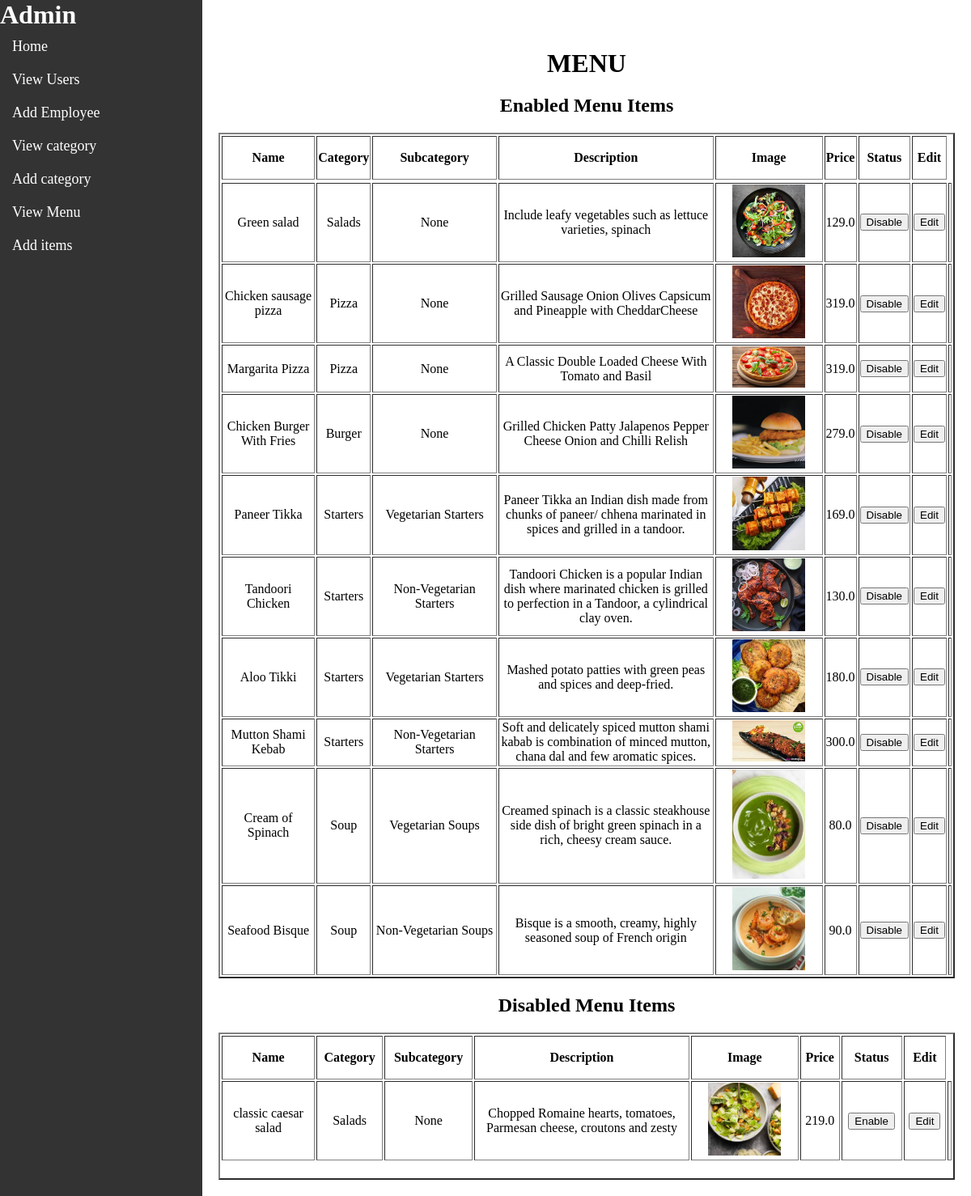
The app's page /a_view_menu with its own data.
### page1/models.py (models this page shows, shortened)
class Menutbl(models.Model):
    cid=models.ForeignKey(Category,null=True,on_delete=models.CASCADE)
    sub_category=models.ForeignKey(Subcategory,null=True,on_delete=models.CASCADE)
    name=models.CharField(max_length=50,null=False,blank=False)
    description=models.CharField(max_length=200,null=False,blank=False)
    image = models.ImageField(upload_to="images", null=False, blank=False)
    price=models.FloatField(null=False,blank=False)
    status=models.BooleanField(default=False)

class Category(models.Model):
    cid=models.IntegerField(primary_key=True,auto_created=True,)
    cname=models.CharField(max_length=50,null=False,blank=False)
    status=models.BooleanField(default=False)
    def __str__(self):
        return self.cname

class Subcategory(models.Model):
    cid=models.ForeignKey(Category,null=True,on_delete=models.CASCADE)
    scname=models.CharField( max_length=200,null=False,blank=False)
    def __str__(self):
        return self.scname

### page1/views.py (the view)
# urls.py: path('a_view_menu',views.a_view_menu,name="a_view_menu"),
def a_view_menu(request):
    items=Menutbl.objects.all()
    return render(request,'a_view_menu.html',{"items":items})

### templates/a_view_menu.html (shortened to what this page needs)
{% load static %}
<!DOCTYPE html>
<html>
<head>
</head>
<body>
    {% include 'a_sidebar.html' %}
    <div id="content">
    </div>
    <div id="content">
        <center><h1>MENU</h1></center>
        <center><h2>Enabled Menu Items</h2></center>
        <table align="center" height="550%" border=2px soid black>
            <tr>
                <th>Name</th>
                <th>Category</th>
                <th>Subcategory</th>
                <th>Description</th>
                <th>Image</th>
                <th>Price</th>
                <th>Status</th>
                <th>Edit</th>
            </tr>
            {% for item in items %}
            <tr>
                {% if item.status == 1%}
                <td width="13%">{{item.name}}</td>
                <td>{{item.cid}}</td>
                <td>{{item.sub_category}}</td>
                <td width="30%">{{item.description}}</td>
                <td width="15%"><img src="{{ item.image.url }}" alt="{{ item.name }}" width="70%"></td>
                <td>{{item.price}}</td>
                <td>
                    <form method="post" action="{% url 'a_status_menu' item.pk %}" name="disableitem" id="disableitem">
                        <button type="submit">Disable</button>
                    </form>
                </td>
                <td>
                    <form method="post" action="{% url 'a_edit_menu_item' item.pk %}" name="MenutblEditForm" id="MenutblEditForm">
                        <button type="submit">Edit</button>
                    </form>
                </td>
                <td><a href="#"></a></td>
                {% endif %}
            </tr>
            {% endfor %}
        </table>
        <center><h2>Disabled Menu Items</h2></center>
        <table align="center" height="550%" border=2px soid black>
            <tr>
                <th>Name</th>
                <th>Category</th>
                <th>Subcategory</th>
                <th>Description</th>
                <th>Image</th>
                <th>Price</th>
                <th>Status</th>
                <th>Edit</th>
            </tr>
            {% for item in items %}
            <tr>
                {% if item.status == 0 %}
                <td width="13%">{{item.name}}</td>
                <td>{{item.cid}}</td>
                <td>{{item.sub_category}}</td>
                <td width="30%">{{item.description}}</td>
                <td width="15%"><img src="{{ item.image.url }}" alt="{{ item.name }}" width="70%"></td>
                <td>{{item.price}}</td>
                <td>
                    <form method="post" action="{% url 'a_status_menu' item.pk %}" name="disableitem" id="disableitem">
                        <button type="submit">Enable</button>
                    </form>
                </td>
                <td>
                    <form method="post" action="{% url 'a_edit_menu_item' item.pk %}" name="MenutblEditForm" id="MenutblEditForm">
                        <button type="submit">Edit</button>
                    </form>
                </td>
                <td><a href="#"></a></td>
                {% endif %}
            </tr>
            {% endfor %}
        </table>
    </div>
</body>
</html>

### templates/a_sidebar.html
<div id="sidebar">
    <h1>Admin</h1>
    <ul>
            <li><a href="{% url 'adminhome' %}">Home</a></li>
            <li><a href="{% url 'a_view_person' %}">View Users</a></li>
            <li><a href="{% url 'a_add_person' %}">Add Employee</a></li>
            <li><a href="{% url 'a_view_category' %}">View category</a></li>
            <li><a href="{% url 'a_add_category' %}">Add category</a></li>
            <li><a href="{% url 'a_view_menu' %}">View Menu</a></li>
            <li><a href="{% url 'a_add_items' %}">Add items</a></li>
    </ul>
</div>

### templates/a_view_menu.html (style rules this page uses)
body, h1, ul { margin: 0; padding: 0; }
#sidebar { background-color: #333; color: white; width: 250px; position: fixed; height: 100%; overflow: auto; }
#sidebar a { padding: 10px 15px; text-decoration: none; font-size: 18px; color: white; display: block; }
#content { margin-left: 250px; padding: 20px; }
table { width: 100%; }
th { height: 50px; }
td { height: 40px; text-align:center; }

### records on screen
Menutbl: name "Green salad", cid "Salads", sub_category "None", description "Include leafy vegetables such as lettuce varieties, spinach", image (picture), price "129.0"
Menutbl: name "Chicken sausage pizza", cid "Pizza", sub_category "None", description "Grilled Sausage Onion Olives Capsicum and Pineapple with CheddarCheese", image (picture), price "319.0"
Menutbl: name "Margarita Pizza", cid "Pizza", sub_category "None", description "A Classic Double Loaded Cheese With Tomato and Basil", image (picture), price "319.0"
Menutbl: name "Chicken Burger With Fries", cid "Burger", sub_category "None", description "Grilled Chicken Patty Jalapenos Pepper Cheese Onion and Chilli Relish", image (picture), price "279.0"
Menutbl: name "Paneer Tikka", cid "Starters", sub_category "Vegetarian Starters", description "Paneer Tikka an Indian dish made from chunks of paneer/ chhena marinated in spices and grilled in a tandoor.", image (picture), price "169.0"
Menutbl: name "Tandoori Chicken", cid "Starters", sub_category "Non-Vegetarian Starters", description "Tandoori Chicken is a popular Indian dish where marinated chicken is grilled to perfection in a Tandoor, a cylindrical clay oven.", image (picture), price "130.0"
Menutbl: name "Aloo Tikki", cid "Starters", sub_category "Vegetarian Starters", description "Mashed potato patties with green peas and spices and deep-fried.", image (picture), price "180.0"
Menutbl: name "Mutton Shami Kebab", cid "Starters", sub_category "Non-Vegetarian Starters", description "Soft and delicately spiced mutton shami kabab is combination of minced mutton, chana dal and few aromatic spices.", image (picture), price "300.0"
Menutbl: name "Cream of Spinach", cid "Soup", sub_category "Vegetarian Soups", description "Creamed spinach is a classic steakhouse side dish of bright green spinach in a rich, cheesy cream sauce.", image (picture), price "80.0"
Menutbl: name "Seafood Bisque", cid "Soup", sub_category "Non-Vegetarian Soups", description "Bisque is a smooth, creamy, highly seasoned soup of French origin", image (picture), price "90.0"
Menutbl: name "classic caesar salad", cid "Salads", sub_category "None", description "Chopped Romaine hearts, tomatoes, Parmesan cheese, croutons and zesty", image (picture), price "219.0"
